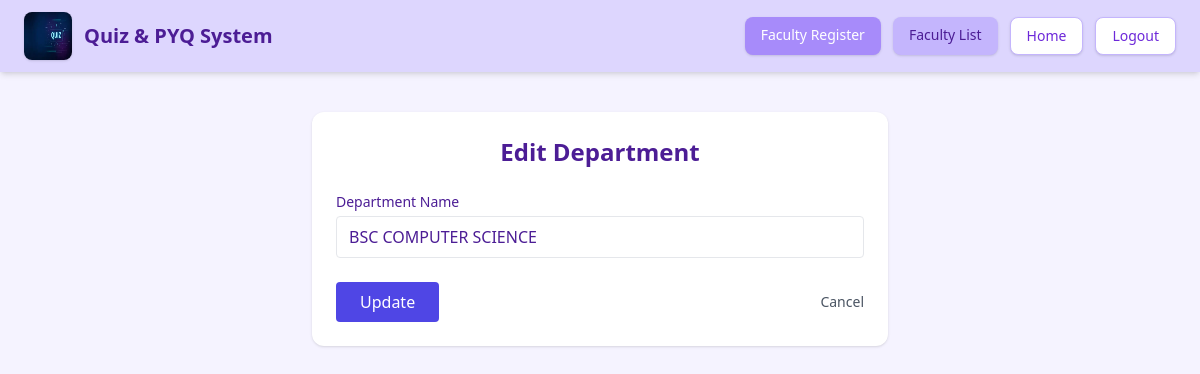
/department/edit/4/, run on an earlier commit of the app's database.
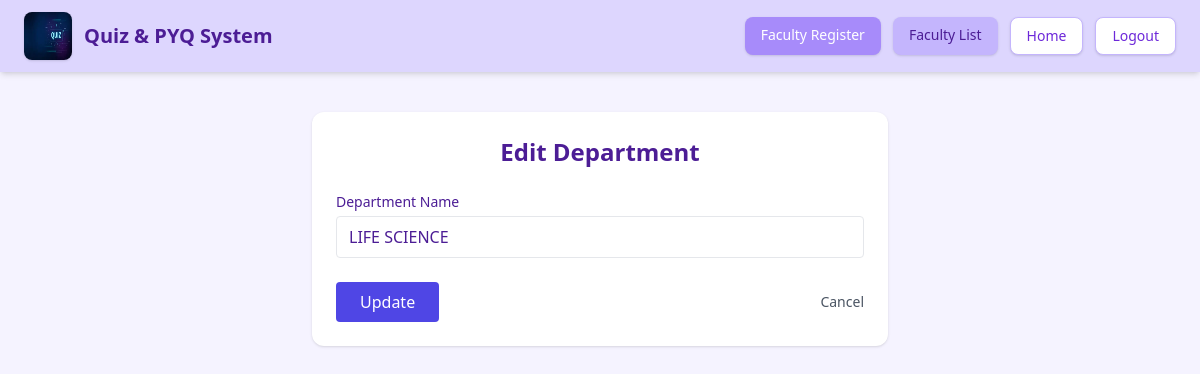
And on a later commit of the database.
### Common/models.py (models this page shows, shortened)
class Department(models.Model):
    department_name = models.CharField(max_length=30,)

### user/views.py (the view)
# urls.py: path('department/edit/<str:id>/', views.department_edit, name='department_edit'),
def department_edit(request, id):
    department = get_object_or_404(Department, id=id)
    if request.method == "POST":
        department.department_name = request.POST.get("department_name")
        department.save()
        messages.success(request, "Department updated successfully.")
        return redirect('department_list')
    return render(request, "user/department_edit.html", {
        "department": department
    })

### user/Templates/user/department_edit.html (shortened to what this page needs)
{% include 'uheader.html' %}
<div class="max-w-xl mx-auto mt-10 bg-white p-6 rounded-xl shadow">
    <h2 class="text-2xl font-bold text-center mb-6">
        Edit Department
    </h2>
    <form method="post">
        <div class="mb-4">
            <label class="block text-sm font-medium mb-1">
                Department Name
            </label>
            <input
                type="text"
                name="department_name"
                value="{{ department.department_name }}"
                required
                class="w-full border rounded px-3 py-2 focus:outline-none focus:ring-2 focus:ring-indigo-500"
            >
        </div>
        <div class="flex justify-between items-center mt-6">
            <button
                type="submit"
                class="bg-indigo-600 text-white px-6 py-2 rounded hover:bg-indigo-700 transition"
            >
                Update
            </button>
            <a href="{% url 'department_list' %}"
               class="text-gray-600 hover:underline text-sm">
                Cancel
            </a>
        </div>
    </form>
</div>

What changed in the data, as far as the page shows it:
changed Department: department_name "BSC COMPUTER SCIENCE" → "LIFE SCIENCE"
